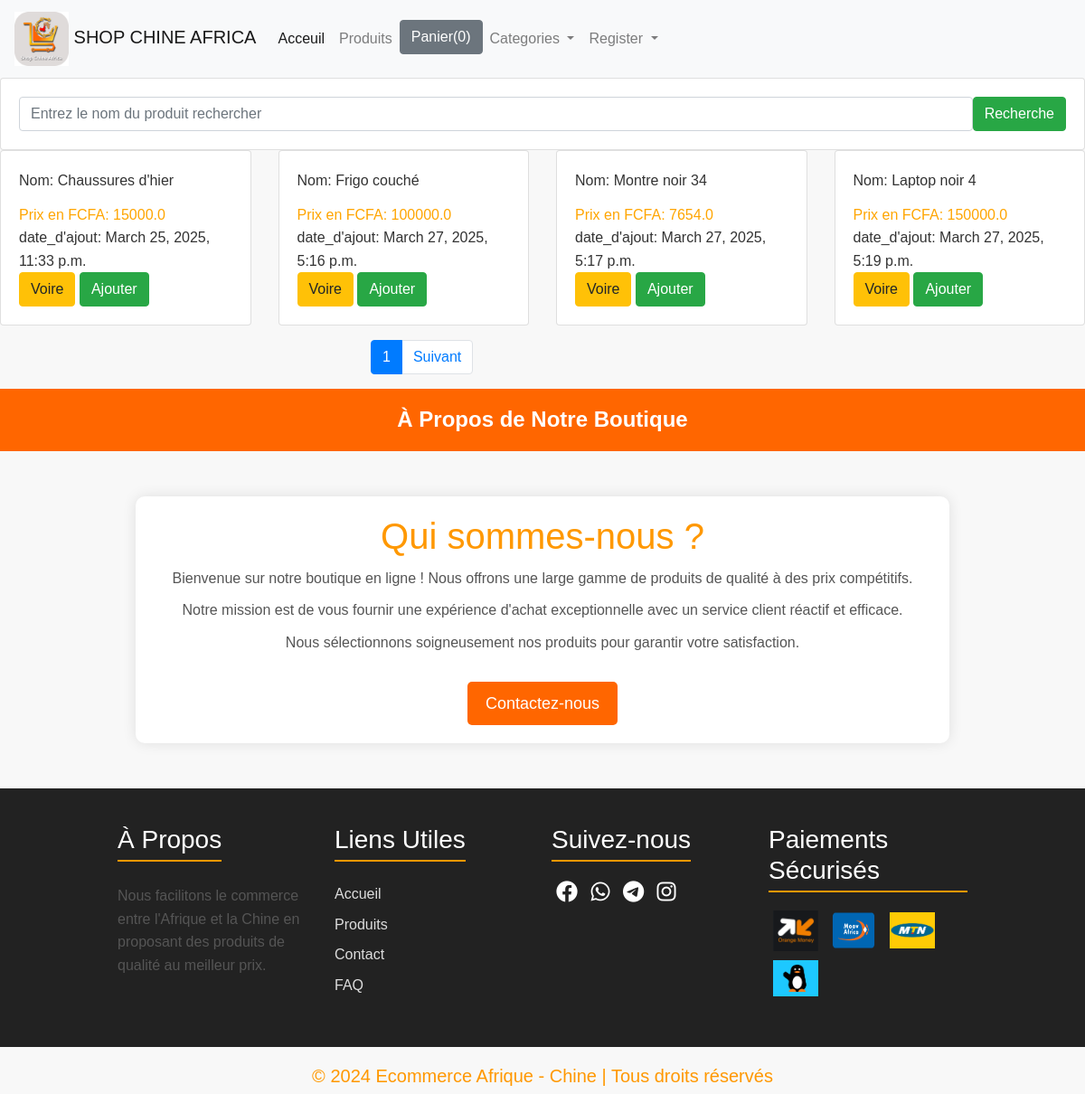
The page / on the database its author committed.
### shop/models.py (models this page shows, shortened)
class Product(models.Model):
    title = models.CharField(max_length=200)
    price = models.FloatField()
    description = models.TextField()
    category = models.ForeignKey(Category, related_name= 'categorie', on_delete=models.CASCADE)
    image = models.CharField(max_length=500)
    date_added = models.DateTimeField(auto_now=True)
    class Meta:
        ordering =['date_added']

### shop/views.py (the view)
# urls.py: path('' , index, name='base'),
def index(request):
    product_object = Product.objects.all()
    item_name = request.GET.get('item-name')#Pour afficher tous les produits
    if item_name != '' and item_name is not None:
        product_object = Product.objects.filter(title__icontains=item_name) #Pour rechercher un produit
    paginator = Paginator(product_object,4)
    page = request.GET.get('page')
    product_object=paginator.get_page(page)# Pour faire la pagination
    return render(request, 'shop/index.html', {'product_object': product_object})

### shop/templates/shop/index.html (shortened to what this page needs)
{% extends 'shop/base.html' %}
{% block content %}
     <div class="row">
        <div class="col-md-12">
          <form class="card card-sm">
            <div class="card-body row no-gutters align-items-center">
                <div class="col">
                    <input type="search" placeholder="Entrez le nom du produit rechercher" name="item-name" class="form-control form-control-borderless">
                </div>
                <div class="col-auto">
                    <button type="submit" class="btn btn-success">Recherche </button>
                </div>
            </div>
          </form>
        </div>
     </div>
    <div class="row">
      {% for product in product_object %}
      <div class="col-sm-3">
        <div class="card">
            <div class="card-body">
            <div id="aa{{ product.id }}" class="card-title">Nom: {{product.title}}</div>
            <div id="price{{product.id}}" style="color: orange;" class="card-text">Prix en FCFA: {{product.price}}</div>
            <div id="{{product.id}}" class="card-text">date_d'ajout: {{product.date_added}}</div>
            <a href="{{ product.id }}" class="btn btn-warning"> Voire</a>
            <button id="{{product.id}}" class="btn ted btn-success"> Ajouter</button>
          </div>
        </div>
    </div>
    {% endfor %}
    </div>
<div class="row mt-3">
      <div class="col-md-3 offset-md-4">
        <ul class="pagination">
           <li class="page-item active">
            <a class="page-link" href="?page={{ product_object.number }}" class="">{{ product_object.number }}</a>
           </li>
          {% if product_object.has_next %}
          <li class="page-item">
            <a class="page-link" href="?page={{ product_object.next_page_number }}">Suivant</a>
          </li>
          {% endif %}
        </ul>
      </div>
</div>
<body>
  <header>À Propos de Notre Boutique</header>
  <div class="container">
      <h1>Qui sommes-nous ?</h1>
      <p>Bienvenue sur notre boutique en ligne ! Nous offrons une large gamme de produits de qualité à des prix compétitifs.</p>
      <p>Notre mission est de vous fournir une expérience d'achat exceptionnelle avec un service client réactif et efficace.</p>
      <p>Nous sélectionnons soigneusement nos produits pour garantir votre satisfaction.</p>
      <a href="{% url 'contact' %}"" class="cta-button">Contactez-nous</a>
</div>
  </div>
  </body>
<footer>
  <div class="footer-section">
      <h3>À Propos</h3>
      <p>Nous facilitons le commerce entre l'Afrique et la Chine en proposant des produits de qualité au meilleur prix.
      </p>
  </div>
  <div class="footer-section">
      <h3>Liens Utiles</h3>
      <ul>
          <li><a href="#">Accueil</a></li>
          <li><a href="#">Produits</a></li>
          <li><a href="{% url 'contact' %}">Contact</a></li>
          <li><a href="#">FAQ</a></li>
      </ul>
  </div>
  <div class="footer-section">
      <h3>Suivez-nous</h3>
      <div class="social-icons">
          <a href="https://www.facebook.com/share/15vfgKbSKD/"><i class="fab fa-facebook"></i></a>
          <a href="https://chat.whatsapp.com/I7no5reLKts6fslUualUbA"><i class="fab fa-whatsapp"></i></a>
          <a href="#"><i class="fab fa-telegram"></i></a>
          <a href="https://www.instagram.com/noelman59?igsh=MXZuc3l3eHczNWdvdg=="><i class="fab fa-instagram"></i></a>
      </div>
  </div>
  <div class="footer-section">
      <h3>Paiements Sécurisés</h3>
      <div class="payment-icons">
          <a href="https://www.orange.com" target="_blank">
            <img src="static\img\orange-money-logo.png" alt="Orange Mobile Money" width="45" height="45">
          </a>
          <a href="https://www.moov-africa.com" target="_blank">
            <img src="static/img/Moov_Africa_logo.png" alt="Moov Money" width="40" height="40">
          </a>
           <a href="https://www.mtn.com" target="_blank">
            <img src="static/img/Mtn-money-logo.png" alt="MTN Money" width="40" height="40">
          </a>
          <a href="https://www.wave.com" target="_blank">
            <img src="static/img/Wave-money-logo.png" alt="Wave Money" width="40" height="40">
          </a>
      </div>
  </div>
</footer>
<div class="copyright" style="color: #ff9800;">
  <h5>&copy; 2024 Ecommerce Afrique - Chine | Tous droits réservés</h5>
</div>
{% endblock content %}

### shop/templates/shop/index.html (style rules this page uses)
body { font-family: Arial, sans-serif; line-height: 1.6; margin: 0; padding: 0; background-color: #f8f8f8; color: #333; }
.container { max-width: 900px; margin: 50px auto; padding: 20px; background: white; box-shadow: 0 0 15px rgba(0, 0, 0, 0.1); border-radius: 10px; text-align: center; }
header { background: #ff6600; color: white; padding: 15px 0; text-align: center; font-size: 24px; font-weight: bold; }
h1 { color: #ff6600; }
p { color: #555; font-size: 16px; margin: 10px 0; }
.cta-button { display: inline-block; margin-top: 20px; padding: 10px 20px; font-size: 18px; color: white; background: #ff6600; text-decoration: none; border-radius: 5px; transition: background 0.3s; }
footer { background-color: #222; color: #fff; padding: 30px 10%; display: flex; flex-wrap: wrap; justify-content: space-between; }
.footer-section { flex: 1; min-width: 200px; margin: 10px; }
.footer-section h3 { margin-bottom: 15px; border-bottom: 2px solid #ff9800; display: inline-block; padding-bottom: 5px; }
.footer-section ul { list-style: none; padding: 0; }
.footer-section ul li { margin: 8px 0; }
.footer-section ul li a { color: #ddd; text-decoration: none; }
.social-icons a { color: #fff; margin: 5px; font-size: 24px; text-decoration: none; }
.payment-icons img { width: 50px; margin: 5px; }
.copyright { text-align: center; margin-top: 20px; font-size: 14px; }
h1 { color: #ff9800; font-size: 2.5em; }

### rows shown on the page
Product: title "Chaussures d'hier", price "15000.0", date_added "March 25, 2025, 11:33 p.m."
Product: title "Frigo couché", price "100000.0", date_added "March 27, 2025, 5:16 p.m."
Product: title "Montre noir 34", price "7654.0", date_added "March 27, 2025, 5:17 p.m."
Product: title "Laptop noir 4", price "150000.0", date_added "March 27, 2025, 5:19 p.m."

### other values the page prints
{{ product_object.number }} "1"
